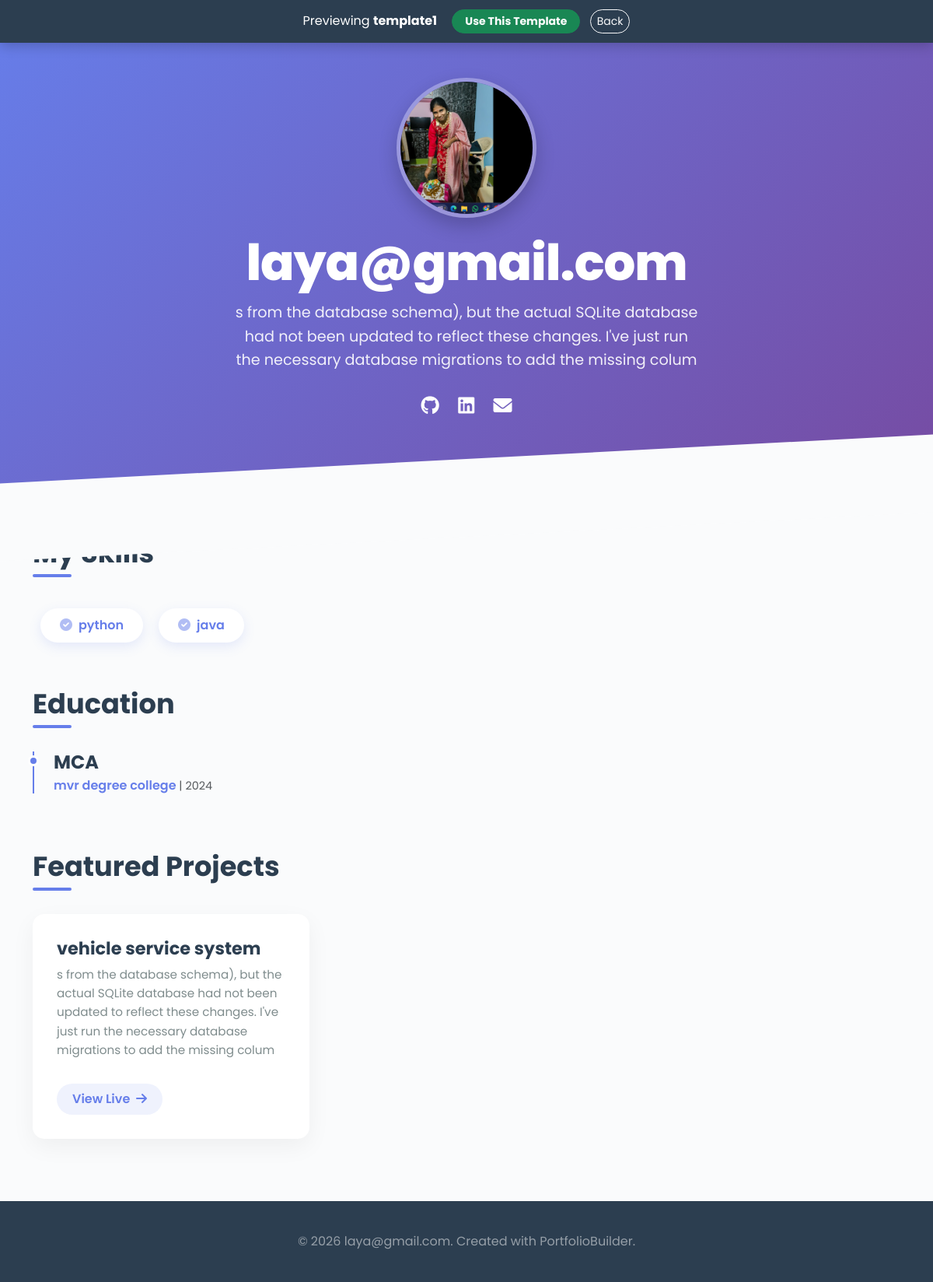
The app's page /portfolio/laya@gmail.com/?preview=template1 with its own data.
### portfolio/models.py (models this page shows, shortened)
class Profile(models.Model):
    user = models.OneToOneField(User, on_delete=models.CASCADE)
    bio = models.TextField()
    profile_image = models.ImageField(upload_to='profiles/', blank=True)
    github = models.URLField(blank=True)
    linkedin = models.URLField(blank=True)
    email = models.EmailField(blank=True)
    template = models.CharField(max_length=50, default='template1')

class Skill(models.Model):
    user = models.ForeignKey(User, on_delete=models.CASCADE)
    name = models.CharField(max_length=100)

class Education(models.Model):
    user = models.ForeignKey(User, on_delete=models.CASCADE)
    degree = models.CharField(max_length=100)
    college = models.CharField(max_length=200)
    year = models.CharField(max_length=10)

class Project(models.Model):
    user = models.ForeignKey(User, on_delete=models.CASCADE)
    title = models.CharField(max_length=200)
    description = models.TextField()
    link = models.URLField(blank=True)

### portfolio/views.py (the view)
# urls.py: path('portfolio/<str:username>/', views.portfolio_view, name='portfolio_view'),
def portfolio_view(request, username):
    user = User.objects.get(username=username)
    profile = Profile.objects.get(user=user)
    education = Education.objects.filter(user=user)
    projects = Project.objects.filter(user=user)
    skills = Skill.objects.filter(user=user)
    preview_template = request.GET.get('preview')
    profile.bio = request.POST.get('bio', profile.bio)
    if preview_template:
        template_name = f"{preview_template}.html"
    else:
        template_name = f"{profile.template}.html"
    return render(request, template_name, {
        'profile': profile,
        'education': education,
        'projects': projects,
        'skills': skills
    })

### portfolio/templates/template1.html (shortened to what this page needs)
{% load static %}
<!DOCTYPE html>
<html lang="en">
<head>
    <link href="https://cdn.jsdelivr.net/npm/bootstrap@5.3.0/dist/css/bootstrap.min.css" rel="stylesheet">
    <link href="https://cdnjs.cloudflare.com/ajax/libs/font-awesome/6.0.0/css/all.min.css" rel="stylesheet">
</head>
<body>
    {% if request.GET.preview %}
    <div style="position: fixed; top: 0; left: 0; width: 100%; background: #2c3e50; color: white; text-align: center; padding: 12px; z-index: 9999; box-shadow: 0 4px 15px rgba(0,0,0,0.2);">
        <span style="margin-right: 15px; font-size: 1rem;">Previewing <strong>{{ request.GET.preview }}</strong></span>
        <form method="POST" action="/dashboard/" style="display:inline;">
            <button type="submit" class="btn btn-success btn-sm fw-bold px-3 rounded-pill">Use This Template</button>
        </form>
        <a href="/dashboard/" class="btn btn-outline-light btn-sm ms-2 rounded-pill">Back</a>
    </div>
    {% endif %}
    <section class="hero text-center">
        <div class="container position-relative" style="z-index: 2;">
            {% if profile.profile_image %}
                <img src="{{ profile.profile_image.url }}" alt="Profile" class="hero-img">
            {% endif %}
            <h1 class="hero-title">{{ profile.user.username }}</h1>
            <p class="hero-bio">{{ profile.bio }}</p>
            <div class="social-links">
                {% if profile.github %}<a href="{{ profile.github }}" target="_blank"><i class="fab fa-github"></i></a>{% endif %}
                {% if profile.linkedin %}<a href="{{ profile.linkedin }}" target="_blank"><i class="fab fa-linkedin"></i></a>{% endif %}
                {% if profile.email %}<a href="mailto:{{ profile.email }}"><i class="fas fa-envelope"></i></a>{% endif %}
            </div>
        </div>
    </section>
    <div style="height: 50px;"></div>
    <div class="container">
        {% if skills %}
        <section class="mb-5">
            <h2 class="section-title">My Skills</h2>
            <div class="d-flex flex-wrap">
                {% for skill in skills %}
                    <span class="skill-badge"><i class="fas fa-check-circle me-2 opacity-50"></i>{{ skill.name }}</span>
                {% endfor %}
            </div>
        </section>
        {% endif %}
        {% if education %}
        <section class="mb-5">
            <h2 class="section-title">Education</h2>
            <div class="row">
                <div class="col-md-8">
                    {% for ed in education %}
                    <div class="education-item">
                        <h4 style="font-weight: 700; color: #2c3e50; margin-bottom: 5px;">{{ ed.degree }}</h4>
                        <h6 style="color: #667eea; font-weight: 600;">{{ ed.college }} {% if ed.year %}<span class="text-muted fw-normal" style="font-size:0.9rem;">| {{ ed.year }}</span>{% endif %}</h6>
                    </div>
                    {% endfor %}
                </div>
            </div>
        </section>
        {% endif %}
        {% if projects %}
        <section class="mb-5">
            <h2 class="section-title">Featured Projects</h2>
            <div class="row g-4">
                {% for project in projects %}
                <div class="col-md-6 col-lg-4">
                    <div class="project-card d-flex flex-column">
                        <h5 class="project-title">{{ project.title }}</h5>
                        <p class="project-desc flex-grow-1">{{ project.description }}</p>
                        {% if project.link %}
                        <div>
                            <a href="{{ project.link }}" target="_blank" class="btn-view">View Live <i class="fas fa-arrow-right ms-1"></i></a>
                        </div>
                        {% endif %}
                    </div>
                </div>
                {% endfor %}
            </div>
        </section>
        {% endif %}
    </div>
    <footer class="footer text-center">
        <div class="container">
            <p class="mb-0 text-white-50">&copy; 2026 {{ profile.user.username }}. Created with PortfolioBuilder.</p>
        </div>
    </footer>
</body>
</html>

### portfolio/templates/template1.html (style rules this page uses)
body { font-family: 'Poppins', sans-serif; background-color: #fafbfc; color: #2c3e50; overflow-x: hidden; }
.hero { background: linear-gradient(135deg, #667eea 0%, #764ba2 100%); color: white; padding: 100px 0; position: relative; }
.hero::after { content: ''; position: absolute; bottom: -50px; left: 0; width: 100%; height: 100px; background: #fafbfc; transform: skewY(-3deg); z-index: 1; }
.hero-img { width: 180px; height: 180px; object-fit: cover; border-radius: 50%; border: 5px solid rgba(255,255,255,0.3); box-shadow: 0 10px 25px rgba(0,0,0,0.2); margin-bottom: 20px; }
.hero-title { font-size: 4rem; font-weight: 800; margin-bottom: 10px; letter-spacing: -1px; }
.hero-bio { font-size: 1.2rem; max-width: 600px; margin: 0 auto; opacity: 0.9; line-height: 1.6; }
.social-links { margin-top: 25px; position: relative; z-index: 10; }
.social-links a { color: white; font-size: 1.5rem; margin: 0 10px; transition: all 0.3s ease; text-decoration: none; }
.section-title { font-size: 2.2rem; font-weight: 700; margin-bottom: 40px; position: relative; display: inline-block; }
.section-title::after { content: ''; width: 50px; height: 4px; background: #667eea; position: absolute; bottom: -10px; left: 0; border-radius: 2px; }
.skill-badge { background: white; color: #667eea; padding: 10px 25px; border-radius: 30px; font-weight: 600; box-shadow: 0 5px 15px rgba(102, 126, 234, 0.15); margin: 10px; display: inline-block; transition: 0.3s; }
.project-card { background: white; border-radius: 15px; padding: 30px; height: 100%; box-shadow: 0 10px 30px rgba(0,0,0,0.05); transition: 0.3s; position: relative; overflow: hidden; border: 1px solid transparent; }
.project-title { font-size: 1.4rem; font-weight: 700; color: #2c3e50; }
.project-desc { color: #7f8c8d; font-size: 0.95rem; line-height: 1.6; }
.btn-view { display: inline-block; margin-top: 15px; background: rgba(102, 126, 234, 0.1); color: #667eea; padding: 8px 20px; border-radius: 20px; font-weight: 600; text-decoration: none; transition: 0.3s; }
.education-item { position: relative; padding-left: 25px; margin-bottom: 25px; border-left: 2px solid #667eea; }
.education-item::before { content: ''; position: absolute; left: -8px; top: 5px; width: 14px; height: 14px; background: #667eea; border-radius: 50%; border: 3px solid white; }
.footer { background: #2c3e50; color: white; padding: 40px 0; margin-top: 80px; }

### records on screen
Profile: profile_image (picture), user.username "laya@gmail.com", bio "s from the database schema), but the actual SQLite database had not been updated to reflect these changes. I've just run the necessary database migrations to add the missing colum"
Skill: name "python"
Skill: name "java"
Education: degree "MCA", college "mvr degree college", year "2024"
Project: title "vehicle service system", description "s from the database schema), but the actual SQLite database had not been updated to reflect these changes. I've just run the necessary database migrations to add the missing colum"

### other values on screen
{{ request.GET.preview }} "template1"
